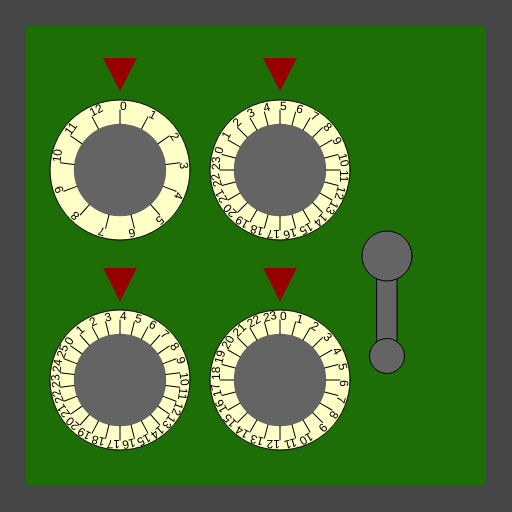
Frame 1 (no input)
Frame 60 (no input): identical to frame 1, image omitted
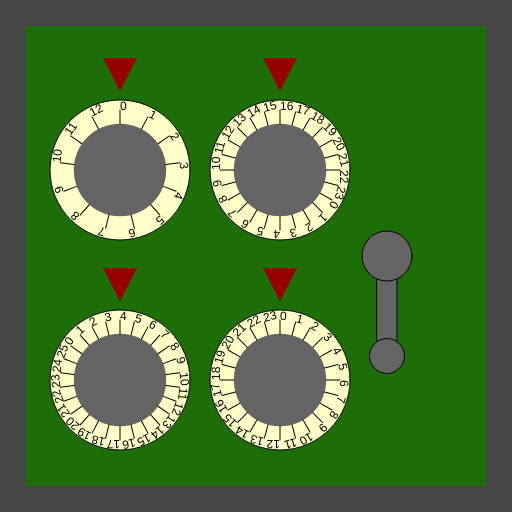
Frame 120 (the mouse pressed at the canvas centre since frame 60)

The p5.js sketch that drew these frames (run headless with seeded random() and noise() and a simulated clock; from frame 60 on, the mouse is pressed at the canvas centre):

// p5.js sketch
// ── sketch.js
/*

Officer: 6680513
CaseNum: 303-2-38258320-6680513

Case 303 - The Case of the Crooked Attorney
Stage 3 - The Gates Bank

I’ve made an appointment for you at the Gates Bank to retrieve your safe deposit box from the vault.
Actually you will break into Torvalds’ one.

Crack the safe by doing the following:

	Whilst the mouse is being dragged:
	- Make SecureSafeCombination_a equal to the value of mouseX
	- Use the 'min' function to prevent SecureSafeCombination_a from going above 9

	Whilst the mouse is moving:
	- Decrement SecureSafeCombination_b by 1
	- Use the 'max' function to prevent SecureSafeCombination_b from falling below 4

	Whilst the mouse is moving:
	- Make SecureSafeCombination_c equal to the value of mouseY
	- Use the 'max' function to prevent SecureSafeCombination_c from falling below 5

	When the mouse button is released:
	- Increment SecureSafeCombination_d by 1
	- Use the 'min' function to prevent SecureSafeCombination_d from going above 19

	Whilst the mouse is being dragged:
	- Make SecureSafeCombination_e equal to the value of mouseY
	- Use the 'max' function to prevent SecureSafeCombination_e from falling below 9



This time you'll need to create the relevant event handlers yourself.

There are many possible ways of investigating this case, but you
should use ONLY the following commands:

	- The assignment operator aka. the equals sign !
	- mouseX, mouseY
	- Incrementing +=
	- Decrementing -=
	- min, max
	- constrain

*/

//declare the variables

var SecureSafeCombination_a;
var SecureSafeCombination_b;
var SecureSafeCombination_c;
var SecureSafeCombination_d;
var SecureSafeCombination_e;


function preload()
{
	//IMAGES WILL BE LOADED HERE

}

function setup()
{
	createCanvas(512,512);

	//initialise the variables
	SecureSafeCombination_a = 0;
	SecureSafeCombination_b = 0;
	SecureSafeCombination_c = 0;
	SecureSafeCombination_d = 0;
	SecureSafeCombination_e = 0;

}

///////////////////EVENT HANDLERS///////////////////

//Create event handlers here to open the safe ...
// Whilst the mouse is being dragged:
// 	- Make SecureSafeCombination_a equal to the value of mouseX
// 	- Use the 'min' function to prevent SecureSafeCombination_a from going above 9
function mouseDragged(){
	SecureSafeCombination_a = mouseX;
	SecureSafeCombination_a = min(SecureSafeCombination_a, 9);

	SecureSafeCombination_e = mouseY;
	SecureSafeCombination_e = max(SecureSafeCombination_e, 9);
}

// Whilst the mouse is moving:
// 	- Decrement SecureSafeCombination_b by 1
// 	- Use the 'max' function to prevent SecureSafeCombination_b from falling below 4
function mouseMoved(){
	SecureSafeCombination_b -= 1;
	SecureSafeCombination_b = max(SecureSafeCombination_b, 4);

	SecureSafeCombination_c = mouseY;
	SecureSafeCombination_c = max(SecureSafeCombination_c, 5);
}

// Whilst the mouse is released:
// 	- Increment SecureSafeCombination_d by 1
// 	- Use the 'min' function to prevent SecureSafeCombination_d from going above 19
function mouseReleased(){
	SecureSafeCombination_d += 1;
	SecureSafeCombination_d = min(SecureSafeCombination_d, 19);
}

///////////////DO NOT CHANGE CODE BELOW THIS POINT///////////////////

function draw()
{

	//Draw the safe door
	background(70);
	noStroke();
	fill(29,110,6);
	rect(26,26,width-52,width-52);

	//Draw the combination dials
	push();
	translate(120,170);
	drawDial(140,SecureSafeCombination_a, 13);
	pop();

	push();
	translate(120,380);
	drawDial(140,SecureSafeCombination_b, 26);
	pop();

	push();
	translate(280,170);
	drawDial(140,SecureSafeCombination_c, 24);
	pop();

	push();
	translate(280,380);
	drawDial(140,SecureSafeCombination_d, 24);
	pop();

	//Draw the lever
	push();
	translate(width - 125,256);
	drawLever(SecureSafeCombination_e);
	pop();


}

function drawDial(diameter,num,maxNum)
{
	//the combination lock

	var r = diameter * 0.5;
	var p = r * 0.6;

	stroke(0);
	fill(255,255,200);
	ellipse(0,0,diameter,diameter);
	fill(100);
	noStroke();
	ellipse(0,0,diameter*0.66,diameter*0.66);
	fill(150,0,0);
	triangle(
		-p * 0.4,-r-p,
		p * 0.4,-r-p,
		0,-r-p/5
	);

	noStroke();

	push();
	var inc = 360/maxNum;

	rotate(radians(-num * inc));
	for(var i = 0; i < maxNum; i++)
	{
		push();
		rotate(radians(i * inc));
		stroke(0);
		line(0,-r*0.66,0,-(r-10));
		noStroke();
		fill(0);
		text(i,0,-(r-10));
		pop();
	}

	pop();
}

function drawLever(rot)
{
	push();
	rotate(radians(-rot))
	stroke(0);
	fill(100);
	rect(-10,0,20,100);
	ellipse(0,0,50,50);
	ellipse(0,100,35,35);
	pop();
}
